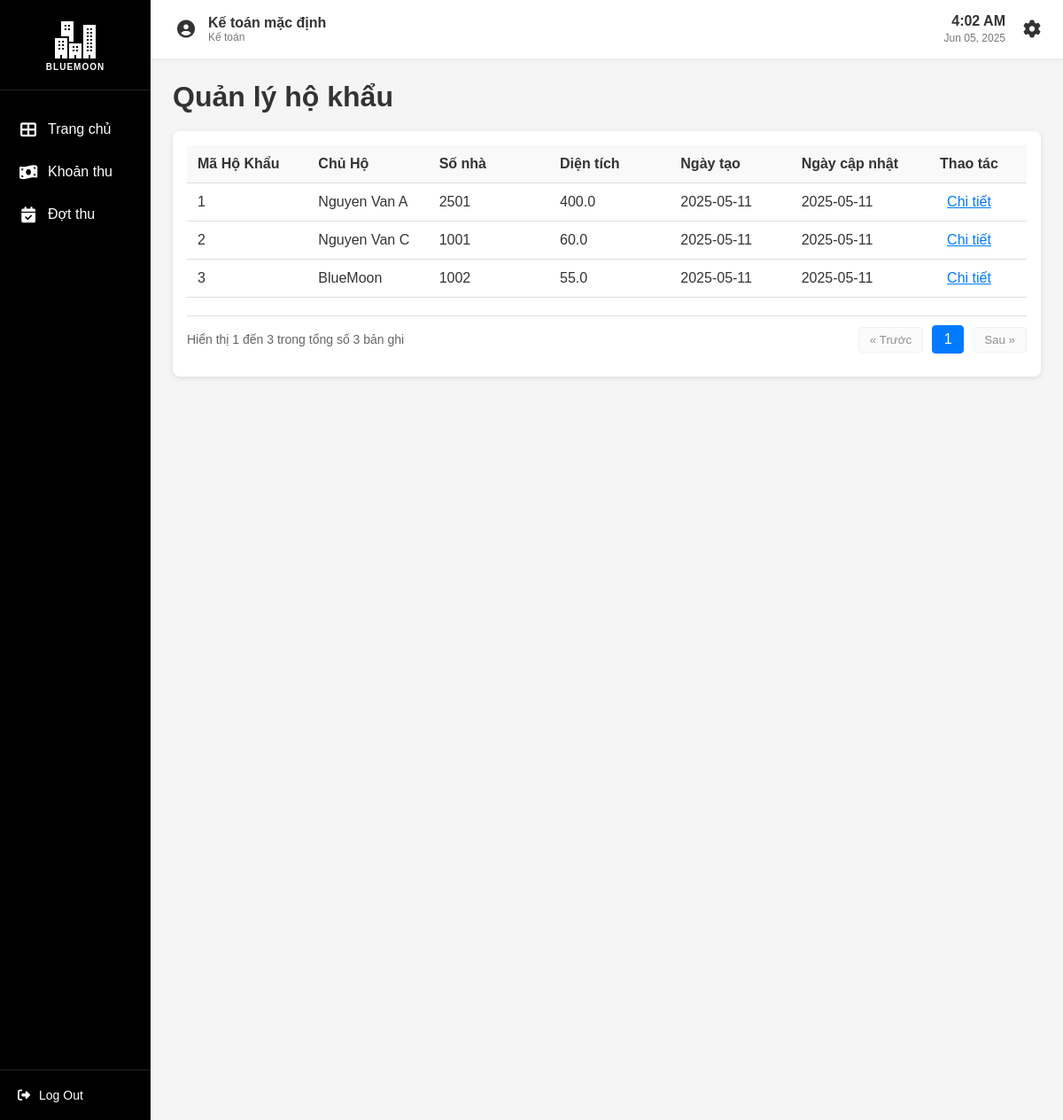
The app's page /hokhau (signed in) with its own data.
### app/model.py (models this page shows, shortened)
class TaiKhoan(db.Model, UserMixin):
    __tablename__ = 'taikhoan'
    id = db.Column(db.Integer, primary_key=True)
    username = db.Column(db.String(50), unique=True, nullable=False)
    password = db.Column(db.String(100), nullable=False)
    vaiTro = db.Column(db.String(50))
    hoTen = db.Column(db.String(100))
    nopphis = db.relationship('NopPhi', backref='taikhoan', lazy=True)

class HoKhau(db.Model):
    __tablename__ = 'hokhau'
    maHoKhau = db.Column(db.Integer, primary_key=True)
    chuHo = db.Column(db.Integer, nullable=False)
    soNha = db.Column(db.String(25), nullable=False)
    ngayLap = db.Column(db.Date)
    ngayCapNhat = db.Column(db.Date)
    dienTich = db.Column(db.Float, nullable=False)
    xeMay = db.Column(db.Integer, default=0)
    oTo = db.Column(db.Integer, default=0)
    lichsuhokhau = db.relationship('LichSuHoKhau', backref='hokhau', lazy=True)
    nhankhau = db.relationship('NhanKhau', backref='hokhau', lazy=True)

class NhanKhau(db.Model):
    __tablename__ = 'nhankhau'
    maNhanKhau = db.Column(db.Integer, primary_key=True)
    hoTen = db.Column(db.String(100), nullable=False)
    ngaySinh = db.Column(db.Date)
    gioiTinh = db.Column(db.String(10))
    quocTich = db.Column(db.String(100))
    noiSinh = db.Column(db.String(100))
    cmnd = db.Column(db.String(25))
    qhVoiChuHo = db.Column(db.String(50))
    trangThai = db.Column(db.String(50))        # 'Thường trú', 'Tạm trú', 'Tạm vắng'
    maHoKhau = db.Column(db.Integer, db.ForeignKey('hokhau.maHoKhau'))
    lichsuhokhau = db.relationship('LichSuHoKhau', backref='nhankhau', lazy=True)
    tamtrutamvang = db.relationship('TamTruTamVang', backref='nhankhau', lazy=True)

### app/routes/hokhau_routes.py (the view)
@hk.route('/hokhau', methods=['GET'])
@login_required
def hokhau():
    hokhaus = HoKhauService.get_all_hokhaus()
    nhankhaus = NhanKhauService.get_all_nhankhau()
    return render_template('hokhau.html', hokhaus=hokhaus, nhankhaus=nhankhaus)

### app/services/hokhau_service.py (called while the page is built)
    @staticmethod
    def get_all_hokhaus():
        return HoKhau.query.all()

    @staticmethod
    def get_all_nhankhau():
        return NhanKhau.query.all()

### app/templates/hokhau.html (shortened to what this page needs)
{% extends "base.html" %}
{% block extra_css %}
<link rel="stylesheet" href="/static/css/hokhau.css">
{% endblock %}
{% block content %}
<div class="container">
    <h1>Quản lý hộ khẩu</h1>
    <div class="card">
        <table class="account-table">
            <thead>
                <tr>
                    <th>Mã Hộ Khẩu</th>
                    <th>Chủ Hộ</th>
                    <th>Số nhà</th>
                    <th>Diện tích</th>
                    <th>Ngày tạo</th>
                    <th>Ngày cập nhật</th>
                    <th class="action-column">Thao tác</th>
                </tr>
            </thead>
            <tbody id="hokhau-table-body">
                {% for hokhau in hokhaus %}
                <tr class="hokhau-row" data-index="{{ loop.index0 }}">
                    <td>{{ hokhau.maHoKhau }}</td>
                    <td>
                        {% if hokhau.chuHo == 0 %}
                            BlueMoon
                        {% else %}
                            {% for nhankhau in nhankhaus %}
                                {% if nhankhau.maNhanKhau == hokhau.chuHo %}
                                    {{ nhankhau.hoTen }}
                                {% endif %}
                            {% endfor %}
                        {% endif %}
                    </td>
                    <td>{{ hokhau.soNha }}</td>
                    <td>{{ hokhau.dienTich }}</td>
                    <td>{{ hokhau.ngayLap }}</td>
                    <td>{{ hokhau.ngayCapNhat }}</td>
                    <td class="action-column">
                        <a href="{{ url_for('hk.hokhau_chitiet', maHoKhau=hokhau.maHoKhau) }}" class="action-button">
                            Chi tiết
                        </a>
                    </td>
                </tr>
                {% endfor %}
            </tbody>
        </table>
        <div class="pagination-container">
            <div class="pagination-info">
                Hiển thị <span id="start-record">1</span> đến <span id="end-record">10</span> trong tổng số <span id="total-records">{{ hokhaus|length }}</span> bản ghi
            </div>
            <div class="pagination-controls">
                <button id="prev-page" class="pagination-button" disabled>&laquo; Trước</button>
                <div id="page-numbers" class="page-numbers">
                </div>
                <button id="next-page" class="pagination-button">Sau &raquo;</button>
            </div>
        </div>
    </div>
</div>
{% endblock %}

### app/templates/base.html (shortened to what this page needs)
<!DOCTYPE html>
<html lang="en">
<head>
    <link rel="stylesheet" href="/static/css/base.css">
    <link rel="stylesheet" href="https://cdnjs.cloudflare.com/ajax/libs/font-awesome/6.4.0/css/all.min.css">
    {% block extra_css %}{% endblock %}
</head>
<body>
    <div class="container">
        <div class="sidebar">
            <div class="logo">
                <img src="/static/images/apartment_white.png" alt="BlueMoon">
                <div class="logo-text"><span class="library-text">BLUEMOON</span></div>
            </div>
            <nav class="sidebar-menu">
                <ul>
                    <li>
                        <a href="{{ url_for('auth.home') }}" class="menu-item {% if request.endpoint == 'auth.home' %}active{% endif %}">
                            <i class="fas fa-th-large"></i>
                            <span>Trang chủ</span>
                        </a>
                    </li>
                    {% if current_user.vaiTro == 'admin' %}
                        <li>
                            <a href="{{ url_for('user.taikhoan') }}" class="menu-item {% if request.endpoint == 'user.taikhoan' %}active{% endif %}">
                                <i class="fas fa-user"></i>
                                <span>Tài khoản</span>
                            </a>
                        </li>
                        <li>
                            <a href="{{ url_for('hk.hokhau') }}" class="menu-item {% if request.endpoint == 'hk.hokhau' %}active{% endif %}">
                                <i class="fas fa-house"></i>
                                <span>Hộ khẩu</span>
                            </a>
                        </li>
                        <li>
                            <a href="{{ url_for('hk.tamtrutamvang') }}" class="menu-item {% if request.endpoint == 'hk.tamtrutamvang' %}active{% endif %}">
                                <i class="fas fa-user-clock"></i>
                                <span>Tạm trú/vắng</span>
                            </a>
                        </li>
                        <li>
                            <a href="{{ url_for('hk.lichsuhokhau') }}" class="menu-item {% if request.endpoint == 'hk.lichsuhokhau' %}active{% endif %}">
                                <i class="fas fa-history"></i>
                                <span>Lịch sử</span>
                            </a>
                        </li>
                    {% elif current_user.vaiTro == 'Kế toán' %}
                        <li>
                            <a href="{{ url_for('tp.khoanthu') }}" class="menu-item {% if request.endpoint == 'tp.khoanthu' %}active{% endif %}">
                                <i class="fas fa-money-bill-wave"></i>
                                <span>Khoản thu</span>
                            </a>
                        </li>
                        <li>
                            <a href="{{ url_for('tp.dotthu') }}" class="menu-item {% if request.endpoint == 'tp.khoanthu' %}active{% endif %}">
                                <i class="fas fa-calendar-check"></i>
                                <span>Đợt thu</span>
                            </a>
                        </li>
                    {% endif %}
                </ul>
            </nav>
            <div class="sidebar-footer">
                <a href="{{ url_for('auth.logout') }}" class="logout-btn">
                    <i class="fas fa-sign-out-alt"></i>
                    <span>Log Out</span>
                </a>
            </div>
        </div>
        <div class="main-content">
            <header class="top-header">
                <div class="user-info">
                    <div class="user-avatar">
                        <i class="fas fa-user-circle"></i>
                    </div>
                    <div class="user-details">
                        <div class="user-name">{{ current_user.hoTen if current_user else 'KháchKhách' }}</div>
                        <div class="user-role">{{ current_user.vaiTro if current_user else '' }}</div>
                    </div>
                </div>
                <div class="header-right">
                    <div class="datetime">
                        <span class="time">{{ current_time }}</span>
                        <span class="date">{{ current_date }}</span>
                    </div>
                    <div class="settings">
                        <a href="#">
                            <i class="fas fa-cog"></i>
                        </a>
                    </div>
                </div>
            </header>
            <div class="content">
                {% block content %}{% endblock %}
            </div>
        </div>
    </div>
</body>
</html>

### app/static/css/base.css (style rules this page uses)
* { margin: 0; padding: 0; box-sizing: border-box; font-family: 'Arial', sans-serif; }
body { background-color: #f5f5f5; color: #333; }
.container { display: flex; height: 100vh; width: 100%; }
.sidebar { width: 170px; height: 100vh; background-color: #000; color: white; display: flex; flex-direction: column; position: fixed; left: 0; top: 0; }
.logo { padding: 20px 15px; border-bottom: 1px solid #222; display: flex; flex-direction: column; align-items: center; text-align: center; }
.logo img { width: 50px; margin-bottom: 5px; }
.logo-text { font-size: 18px; font-weight: bold; color: white; display: block; }
.library-text { font-size: 10px; display: block; margin-top: -5px; text-transform: uppercase; letter-spacing: 1px; }
.sidebar-menu { flex-grow: 1; padding-top: 20px; }
.sidebar-menu ul { list-style: none; }
.menu-item { display: flex; align-items: center; padding: 15px 20px; color: white; text-decoration: none; transition: all 0.3s; }
.menu-item i { margin-right: 10px; font-size: 18px; width: 24px; text-align: center; }
.sidebar-footer { padding: 20px; border-top: 1px solid #222; }
.logout-btn { display: flex; align-items: center; color: white; text-decoration: none; font-size: 14px; }
.logout-btn i { margin-right: 10px; }
.main-content { flex-grow: 1; margin-left: 170px; width: calc(100% - 170px); overflow-y: auto; }
.top-header { background-color: #fff; padding: 15px 25px; display: flex; justify-content: space-between; align-items: center; box-shadow: 0 2px 5px rgba(0,0,0,0.05); }
.user-info { display: flex; align-items: center; }
.user-avatar { width: 30px; height: 30px; border-radius: 50%; margin-right: 10px; display: flex; align-items: center; justify-content: center; color: #333; font-size: 20px; }
.user-details { display: flex; flex-direction: column; }
.user-name { font-weight: bold; font-size: 16px; }
.user-role { font-size: 12px; color: #777; }
.header-right { display: flex; align-items: center; }
.datetime { margin-right: 20px; text-align: right; }
.time { font-weight: bold; font-size: 16px; display: block; }
.date { font-size: 12px; color: #777; }
.settings i { font-size: 20px; color: #333; }
.content { padding: 25px; }

### app/static/css/hokhau.css (style rules this page uses)
.card { width: 100%; background-color: #fff; padding: 16px; border-radius: 8px; box-shadow: 0 2px 6px rgba(0,0,0,0.1); margin-top: 20px; }
.account-table { width: 100%; border-collapse: collapse; table-layout: fixed; }
.account-table th, .account-table td { padding: 12px; border-bottom: 1px solid #ddd; text-align: left; white-space: nowrap; overflow: hidden; text-overflow: ellipsis; }
.account-table th { background-color: #f9f9f9; font-weight: 600; }
.account-table th.action-column, .account-table td.action-column { width: 130px; text-align: center; }
.action-column { text-align: center; width: 80px; gap: 4px; }
.action-button { background: none; border: none; cursor: pointer; font-size: 16px; color: #007bff; }
.container { display: flex; flex-direction: column; height: 100vh; width: 100%; }
.pagination-container { display: flex; justify-content: space-between; align-items: center; margin-top: 20px; padding: 10px 0; border-top: 1px solid #e0e0e0; }
.pagination-info { font-size: 14px; color: #666; }
.pagination-controls { display: flex; align-items: center; gap: 10px; }
.pagination-button { padding: 6px 12px; background-color: #f8f9fa; border: 1px solid #dee2e6; border-radius: 4px; cursor: pointer; color: #212529; transition: background-color 0.2s; }
.pagination-button:disabled { opacity: 0.5; cursor: not-allowed; }
.page-numbers { display: flex; gap: 5px; }
.hokhau-row { display: none; }
.hokhau-row.visible { display: table-row; }

### records on screen
TaiKhoan: hoTen "Kế toán mặc định", vaiTro "Kế toán"
HoKhau: maHoKhau "1", soNha "2501", dienTich "400.0", ngayLap "2025-05-11", ngayCapNhat "2025-05-11"
NhanKhau: hoTen "Nguyen Van A"
HoKhau: maHoKhau "2", soNha "1001", dienTich "60.0", ngayLap "2025-05-11", ngayCapNhat "2025-05-11"
NhanKhau: hoTen "Nguyen Van C"
HoKhau: maHoKhau "3", chuHo "BlueMoon", soNha "1002", dienTich "55.0", ngayLap "2025-05-11", ngayCapNhat "2025-05-11"

### other values on screen
{{ hokhaus|length }} "3"
